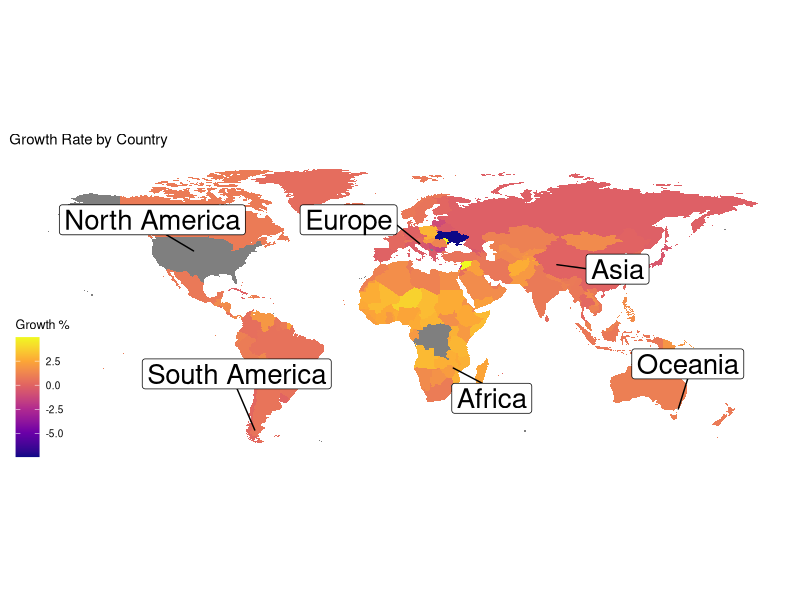
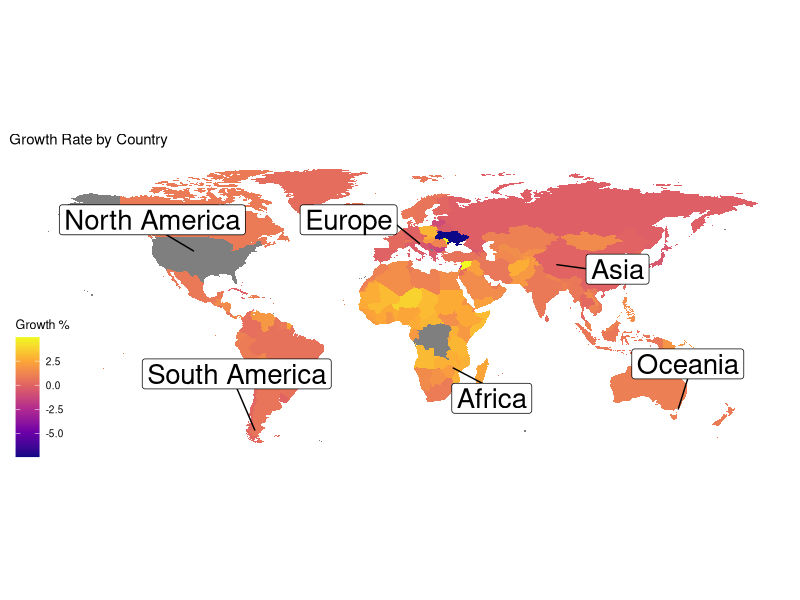

Write the R code that produced these figures, in order.
# Load the necessary libraries
library(dplyr)
library(ggplot2)
library(tidyverse)
library(ggrepel)
library(ggthemes)

# Import the world_population.csv dataset
world_population <- read.csv("world_population_data.csv")

# Remove '%' from growth_rate column
world_population <- world_population %>%
  mutate(growth_rate = as.numeric(sub("%", "", growth_rate)))

# Create dataframe for world coordinates using map_data
world_coordinates <- map_data("world")

# Add map_data data, remove Antarctica, and join by region
world_map <- map_data("world") %>%
  filter(region != "Antarctica") %>%
  left_join(world_population, by = c("region" = "country"))

# Create label data for World
label_data <- world_map %>%
  group_by(continent) %>%
  filter(row_number() == 25) %>%
  # Set North America long and lat to USA for display purposes
  mutate(
    long = ifelse(continent == "North America", -95, long),
    lat = ifelse(continent == "North America", 37.5, lat)
  )

# Create a geom_polygon plot using ggplot2
print(ggplot(world_map) +
  geom_polygon(aes(long, lat, group = group, fill = growth_rate)) +
  coord_quickmap() +
  scale_fill_viridis_c(option = "plasma") +

  # Add labels to the plot
  labs(fill = "Growth %") +
  ggtitle("Growth Rate by Country") +

  # Use geom_label_repel for continent labels
  geom_label_repel(
    data = label_data, aes(x = long, y = lat, label = continent),
    size = 7, max.overlaps = 5,
    box.padding = 2.5, point.padding = 2.5
  ) +

  # Tweak display of theme
  theme_map())

# Save the plot as a PNG file
ggsave("world_plot.png", dpi = 300)
